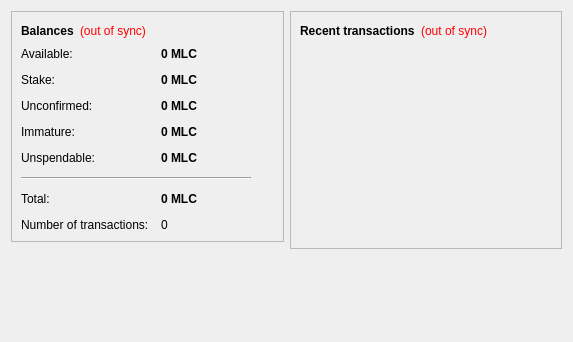
<?xml version="1.0" encoding="UTF-8"?>
<ui version="4.0">
 <class>OverviewPage</class>
 <widget class="QWidget" name="OverviewPage">
  <property name="geometry">
   <rect>
    <x>0</x>
    <y>0</y>
    <width>573</width>
    <height>342</height>
   </rect>
  </property>
  <property name="windowTitle">
   <string>Form</string>
  </property>
  <layout class="QHBoxLayout" name="horizontalLayout" stretch="1,1">
   <item>
    <layout class="QVBoxLayout" name="verticalLayout_2">
     <item>
      <widget class="QFrame" name="frame">
       <property name="frameShape">
        <enum>QFrame::StyledPanel</enum>
       </property>
       <property name="frameShadow">
        <enum>QFrame::Raised</enum>
       </property>
       <layout class="QVBoxLayout" name="verticalLayout_4">
        <item>
         <layout class="QHBoxLayout" name="horizontalLayout_4">
          <item>
           <widget class="QLabel" name="label_5">
            <property name="font">
             <font>
              <weight>75</weight>
              <bold>true</bold>
             </font>
            </property>
            <property name="text">
             <string>Balances</string>
            </property>
           </widget>
          </item>
          <item>
           <widget class="QLabel" name="labelWalletStatus">
            <property name="toolTip">
             <string>The displayed information may be out of date. Your wallet automatically synchronizes with the MLCcoin network after a connection is established, but this process has not completed yet.</string>
            </property>
            <property name="styleSheet">
             <string notr="true">QLabel { color: red; }</string>
            </property>
            <property name="text">
             <string notr="true">(out of sync)</string>
            </property>
            <property name="alignment">
             <set>Qt::AlignLeading|Qt::AlignLeft|Qt::AlignVCenter</set>
            </property>
           </widget>
          </item>
          <item>
           <spacer name="horizontalSpacer_2">
            <property name="orientation">
             <enum>Qt::Horizontal</enum>
            </property>
            <property name="sizeHint" stdset="0">
             <size>
              <width>40</width>
              <height>20</height>
             </size>
            </property>
           </spacer>
          </item>
         </layout>
        </item>
        <item>
         <layout class="QFormLayout" name="formLayout_2">
          <property name="fieldGrowthPolicy">
           <enum>QFormLayout::AllNonFixedFieldsGrow</enum>
          </property>
          <property name="horizontalSpacing">
           <number>12</number>
          </property>
          <property name="verticalSpacing">
           <number>12</number>
          </property>
          <item row="0" column="0">
           <widget class="QLabel" name="labelAvailableText">
            <property name="toolTip">
             <string>Your current available balance</string>
            </property>
            <property name="text">
             <string>Available:</string>
            </property>
           </widget>
          </item>
          <item row="0" column="1">
           <widget class="QLabel" name="labelAvailable">
            <property name="font">
             <font>
              <weight>75</weight>
              <bold>true</bold>
             </font>
            </property>
            <property name="cursor">
             <cursorShape>IBeamCursor</cursorShape>
            </property>
            <property name="toolTip">
             <string>Your current available balance</string>
            </property>
            <property name="text">
             <string notr="true">0 MLC</string>
            </property>
            <property name="alignment">
             <set>Qt::AlignLeading|Qt::AlignLeft|Qt::AlignVCenter</set>
            </property>
            <property name="textInteractionFlags">
             <set>Qt::LinksAccessibleByMouse|Qt::TextSelectableByKeyboard|Qt::TextSelectableByMouse</set>
            </property>
           </widget>
          </item>
          <item row="1" column="0">
           <widget class="QLabel" name="label_6">
            <property name="toolTip">
             <string>Total of coins that was staked, and do not yet count toward the current balance</string>
            </property>
            <property name="text">
             <string>Stake:</string>
            </property>
           </widget>
          </item>
          <item row="1" column="1">
           <widget class="QLabel" name="labelStake">
            <property name="font">
             <font>
              <weight>75</weight>
              <bold>true</bold>
             </font>
            </property>
            <property name="cursor">
             <cursorShape>IBeamCursor</cursorShape>
            </property>
            <property name="toolTip">
             <string>Total of coins that was staked, and do not yet count toward the current balance</string>
            </property>
            <property name="text">
             <string notr="true">0 MLC</string>
            </property>
            <property name="alignment">
             <set>Qt::AlignLeading|Qt::AlignLeft|Qt::AlignVCenter</set>
            </property>
            <property name="textInteractionFlags">
             <set>Qt::LinksAccessibleByMouse|Qt::TextSelectableByKeyboard|Qt::TextSelectableByMouse</set>
            </property>
           </widget>
          </item>
          <item row="2" column="0">
           <widget class="QLabel" name="label_3">
            <property name="toolTip">
             <string>Total of transactions that have yet to be confirmed, and do not yet count toward the current balance</string>
            </property>
            <property name="text">
             <string>Unconfirmed:</string>
            </property>
           </widget>
          </item>
          <item row="2" column="1">
           <widget class="QLabel" name="labelUnconfirmed">
            <property name="font">
             <font>
              <weight>75</weight>
              <bold>true</bold>
             </font>
            </property>
            <property name="cursor">
             <cursorShape>IBeamCursor</cursorShape>
            </property>
            <property name="toolTip">
             <string>Total of transactions that have yet to be confirmed, and do not yet count toward the current balance</string>
            </property>
            <property name="text">
             <string notr="true">0 MLC</string>
            </property>
            <property name="alignment">
             <set>Qt::AlignLeading|Qt::AlignLeft|Qt::AlignVCenter</set>
            </property>
            <property name="textInteractionFlags">
             <set>Qt::LinksAccessibleByMouse|Qt::TextSelectableByKeyboard|Qt::TextSelectableByMouse</set>
            </property>
           </widget>
          </item>
          <item row="3" column="0">
           <widget class="QLabel" name="labelImmatureText">
            <property name="toolTip">
             <string>Mined balance that has not yet matured</string>
            </property>
            <property name="text">
             <string>Immature:</string>
            </property>
           </widget>
          </item>
          <item row="3" column="1">
           <widget class="QLabel" name="labelImmature">
            <property name="font">
             <font>
              <weight>75</weight>
              <bold>true</bold>
             </font>
            </property>
            <property name="toolTip">
             <string>Mined balance that has not yet matured</string>
            </property>
            <property name="text">
             <string notr="true">0 MLC</string>
            </property>
            <property name="alignment">
             <set>Qt::AlignLeading|Qt::AlignLeft|Qt::AlignVCenter</set>
            </property>
            <property name="textInteractionFlags">
             <set>Qt::LinksAccessibleByMouse|Qt::TextSelectableByKeyboard|Qt::TextSelectableByMouse</set>
            </property>
           </widget>
          </item>
          <item row="4" column="0">
           <widget class="QLabel" name="labelBalanceWatchOnlyText">
            <property name="toolTip">
             <string>Your unspendable balance</string>
            </property>
            <property name="text">
             <string>Unspendable:</string>
            </property>
           </widget>
          </item>
          <item row="4" column="1">
           <widget class="QLabel" name="labelBalanceWatchOnly">
            <property name="font">
             <font>
              <weight>75</weight>
              <bold>true</bold>
             </font>
            </property>
            <property name="cursor">
             <cursorShape>IBeamCursor</cursorShape>
            </property>
            <property name="toolTip">
             <string>Your unspendable balance</string>
            </property>
            <property name="text">
             <string notr="true">0 MLC</string>
            </property>
            <property name="alignment">
             <set>Qt::AlignLeading|Qt::AlignLeft|Qt::AlignVCenter</set>
            </property>
            <property name="textInteractionFlags">
             <set>Qt::LinksAccessibleByMouse|Qt::TextSelectableByKeyboard|Qt::TextSelectableByMouse</set>
            </property>
           </widget>
          </item>
          <item row="5" column="0" colspan="2">
           <widget class="Line" name="line">
            <property name="maximumSize">
             <size>
              <width>230</width>
              <height>16777215</height>
             </size>
            </property>
            <property name="orientation">
             <enum>Qt::Horizontal</enum>
            </property>
           </widget>
          </item>
          <item row="6" column="0">
           <widget class="QLabel" name="labelTotalText">
            <property name="toolTip">
             <string>Your current total balance</string>
            </property>
            <property name="text">
             <string>Total:</string>
            </property>
           </widget>
          </item>
          <item row="6" column="1">
           <widget class="QLabel" name="labelTotal">
            <property name="font">
             <font>
              <weight>75</weight>
              <bold>true</bold>
             </font>
            </property>
            <property name="toolTip">
             <string>Your current total balance</string>
            </property>
            <property name="text">
             <string notr="true">0 MLC</string>
            </property>
            <property name="alignment">
             <set>Qt::AlignLeading|Qt::AlignLeft|Qt::AlignVCenter</set>
            </property>
            <property name="textInteractionFlags">
             <set>Qt::LinksAccessibleByMouse|Qt::TextSelectableByKeyboard|Qt::TextSelectableByMouse</set>
            </property>
           </widget>
          </item>
          <item row="7" column="0">
           <widget class="QLabel" name="label_2">
            <property name="toolTip">
             <string>Total number of transactions in wallet</string>
            </property>
            <property name="text">
             <string>Number of transactions:</string>
            </property>
           </widget>
          </item>
          <item row="7" column="1">
           <widget class="QLabel" name="labelNumTransactions">
            <property name="toolTip">
             <string>Total number of transactions in wallet</string>
            </property>
            <property name="text">
             <string notr="true">0</string>
            </property>
           </widget>
          </item>
         </layout>
        </item>
       </layout>
      </widget>
     </item>
     <item>
      <spacer name="verticalSpacer">
       <property name="orientation">
        <enum>Qt::Vertical</enum>
       </property>
       <property name="sizeHint" stdset="0">
        <size>
         <width>20</width>
         <height>40</height>
        </size>
       </property>
      </spacer>
     </item>
    </layout>
   </item>
   <item>
    <layout class="QVBoxLayout" name="verticalLayout_3">
     <item>
      <widget class="QFrame" name="frame_2">
       <property name="frameShape">
        <enum>QFrame::StyledPanel</enum>
       </property>
       <property name="frameShadow">
        <enum>QFrame::Raised</enum>
       </property>
       <layout class="QVBoxLayout" name="verticalLayout">
        <item>
         <layout class="QHBoxLayout" name="horizontalLayout_2">
          <item>
           <widget class="QLabel" name="label_4">
            <property name="text">
             <string>&lt;b&gt;Recent transactions&lt;/b&gt;</string>
            </property>
           </widget>
          </item>
          <item>
           <widget class="QLabel" name="labelTransactionsStatus">
            <property name="toolTip">
             <string>The displayed information may be out of date. Your wallet automatically synchronizes with the MLCcoin network after a connection is established, but this process has not completed yet.</string>
            </property>
            <property name="styleSheet">
             <string notr="true">QLabel { color: red; }</string>
            </property>
            <property name="text">
             <string notr="true">(out of sync)</string>
            </property>
            <property name="alignment">
             <set>Qt::AlignRight|Qt::AlignTrailing|Qt::AlignVCenter</set>
            </property>
           </widget>
          </item>
          <item>
           <spacer name="horizontalSpacer">
            <property name="orientation">
             <enum>Qt::Horizontal</enum>
            </property>
            <property name="sizeHint" stdset="0">
             <size>
              <width>40</width>
              <height>20</height>
             </size>
            </property>
           </spacer>
          </item>
         </layout>
        </item>
        <item>
         <widget class="QListView" name="listTransactions">
          <property name="styleSheet">
           <string notr="true">QListView { background: transparent; }</string>
          </property>
          <property name="frameShape">
           <enum>QFrame::NoFrame</enum>
          </property>
          <property name="verticalScrollBarPolicy">
           <enum>Qt::ScrollBarAlwaysOff</enum>
          </property>
          <property name="horizontalScrollBarPolicy">
           <enum>Qt::ScrollBarAlwaysOff</enum>
          </property>
          <property name="selectionMode">
           <enum>QAbstractItemView::NoSelection</enum>
          </property>
         </widget>
        </item>
       </layout>
      </widget>
     </item>
     <item>
      <spacer name="verticalSpacer_2">
       <property name="orientation">
        <enum>Qt::Vertical</enum>
       </property>
       <property name="sizeHint" stdset="0">
        <size>
         <width>20</width>
         <height>40</height>
        </size>
       </property>
      </spacer>
     </item>
    </layout>
   </item>
  </layout>
 </widget>
 <resources/>
 <connections/>
</ui>
